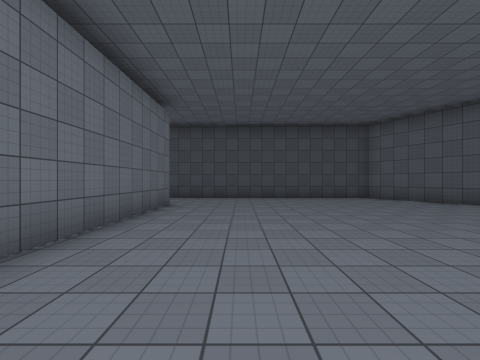
view 1 (above)

16 first-person views from a walk through a Unity game level. The camera is 1.5 m above the floor, looks level and sees 90° across. The floor is counted in squares, 2.06 m on a side. Each view is taken from the middle of a square. On the plan, view 1 faces up. The plan holds only what a view shows up to about 9 squares ahead; the rest is blank. The place goes on beyond the plan. The player is left out. Surface patterns are stand-ins for the level's own textures.

view 2
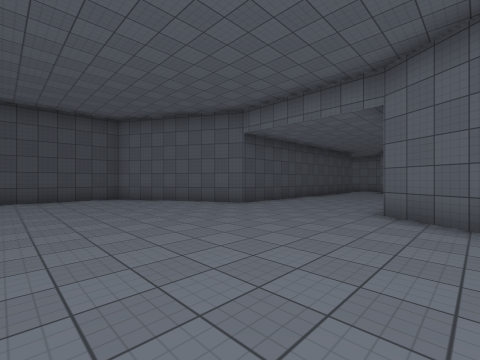

view 3
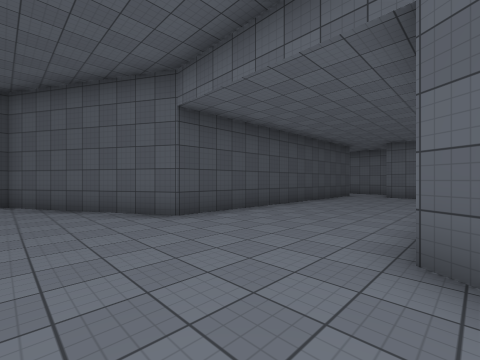

view 4
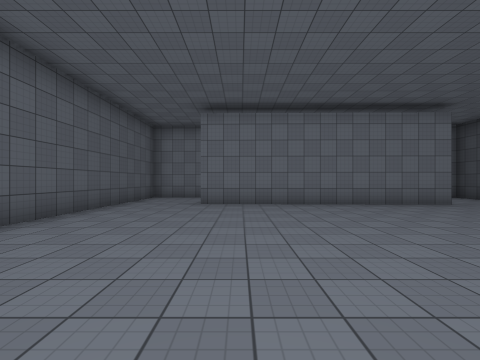

view 5
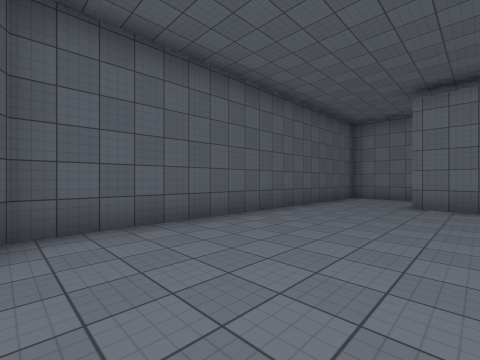

view 6
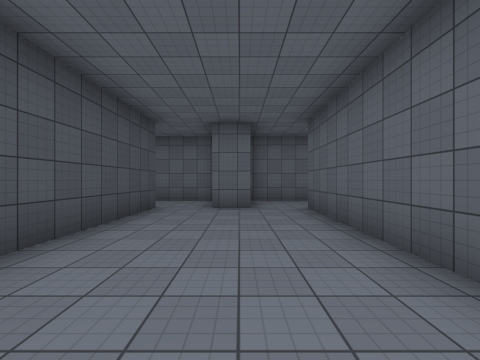

view 7
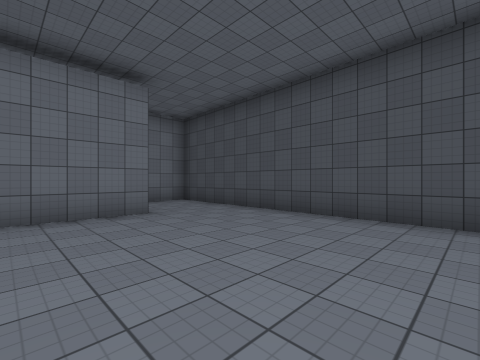

view 8
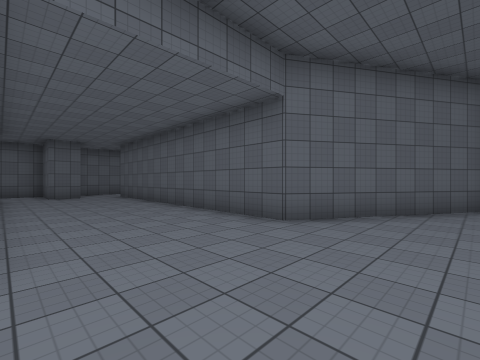

view 9
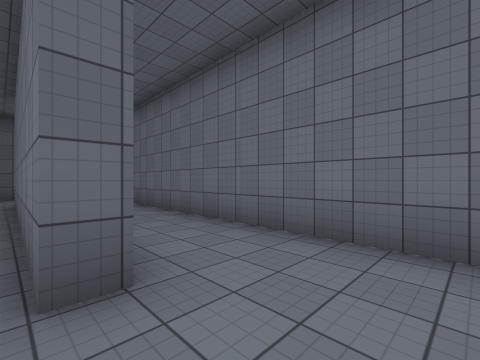

view 10
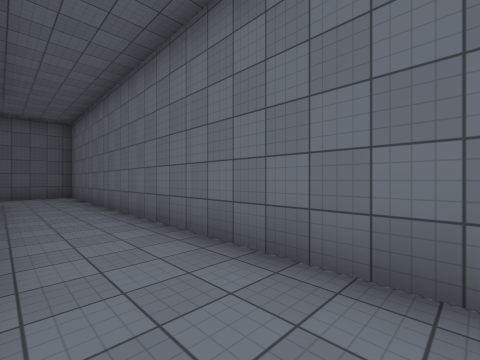

view 11
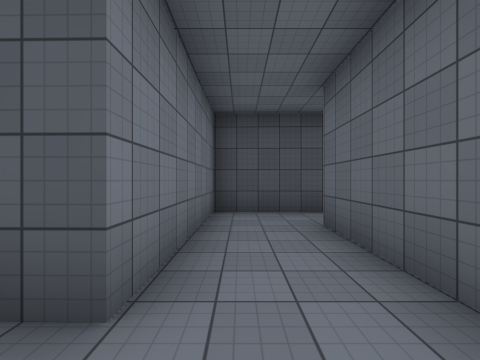

view 12
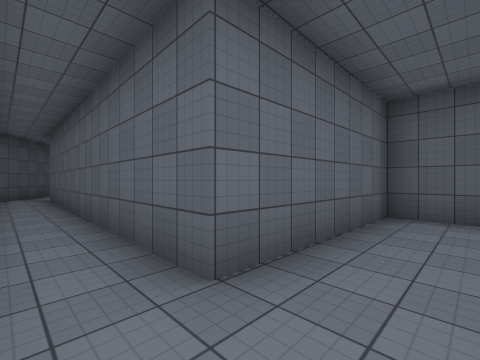

view 13
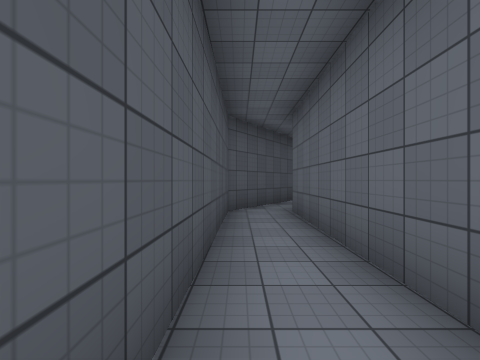

view 14
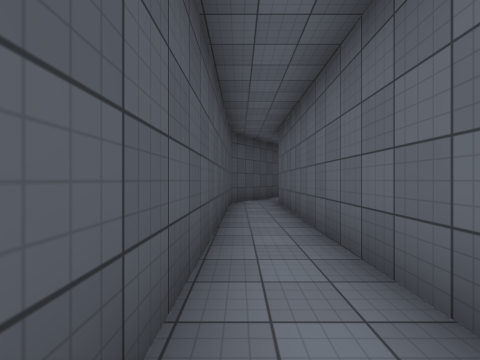

view 15
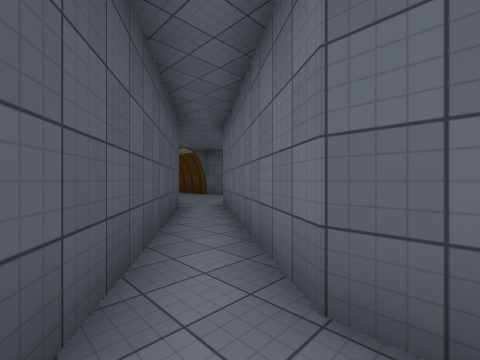

view 16
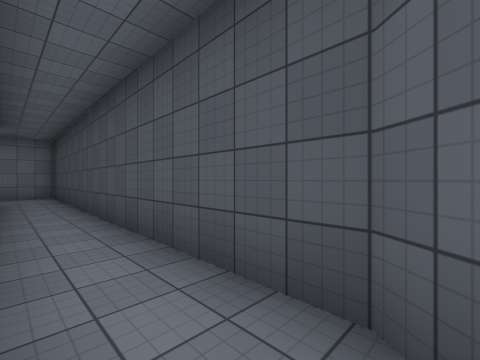

### Floor plan
Ten units are one square. View 1 is at (0, 0); x grows to the right and y downward. Boxes are objects, and circles mark ways between rooms. Rooms are numbered by the first view taken in them; rooms with no view inside come last. Other rooms are left out.
<svg viewBox="-55 -104 374 137">
<path fill="none" stroke="#000" d="M-27 -73 -21 -73 -23 2M163 -26 163 -37 183 -37 184 -79 224 -79M-24 26 49 28 75 -14 164 -12M226 -94 164 -95 163 -52 76 -54 51 -97 -25 -99M-25 -99 -49 -99 -50 18M-41 26 -24 26M224 -79 276 -78 312 -52M314 -65 276 -93 226 -94"/>
<circle cx="-30" cy="-85" r="3" fill="#2a7"/>
<circle cx="-30" cy="15" r="3" fill="#2a7"/>
<circle cx="220" cy="-90" r="3" fill="#2a7"/>
<text x="60" y="-40">1</text>
<text x="-40" y="-40">2</text>
<text x="260" y="-80">3</text>
</svg>
Room 1 opens to room 2. Room 1 opens to room 3.

Where each view was taken, in squares from view 1:
view 1: 0 up, 0 right, facing up
view 2: 0 up, 2 right, facing up-right
view 3: 1 up, 5 right, facing up-right
view 4: 1 up, 5 right, facing left
view 5: 1 up, 5 right, facing down-left
view 6: 3 up, 10 right, facing right
view 7: 5 up, 3 right, facing up-left
view 8: 5 up, 5 right, facing down-right
view 9: 9 up, 2 left, facing down-left
view 10: 9 up, 3 left, facing down-left
view 11: 4 up, 17 right, facing up
view 12: 9 up, 17 right, facing down-right
view 13: 9 up, 22 right, facing right
view 14: 9 up, 20 right, facing right
view 15: 9 up, 27 right, facing down-right
view 16: 8 up, 28 right, facing up-left
